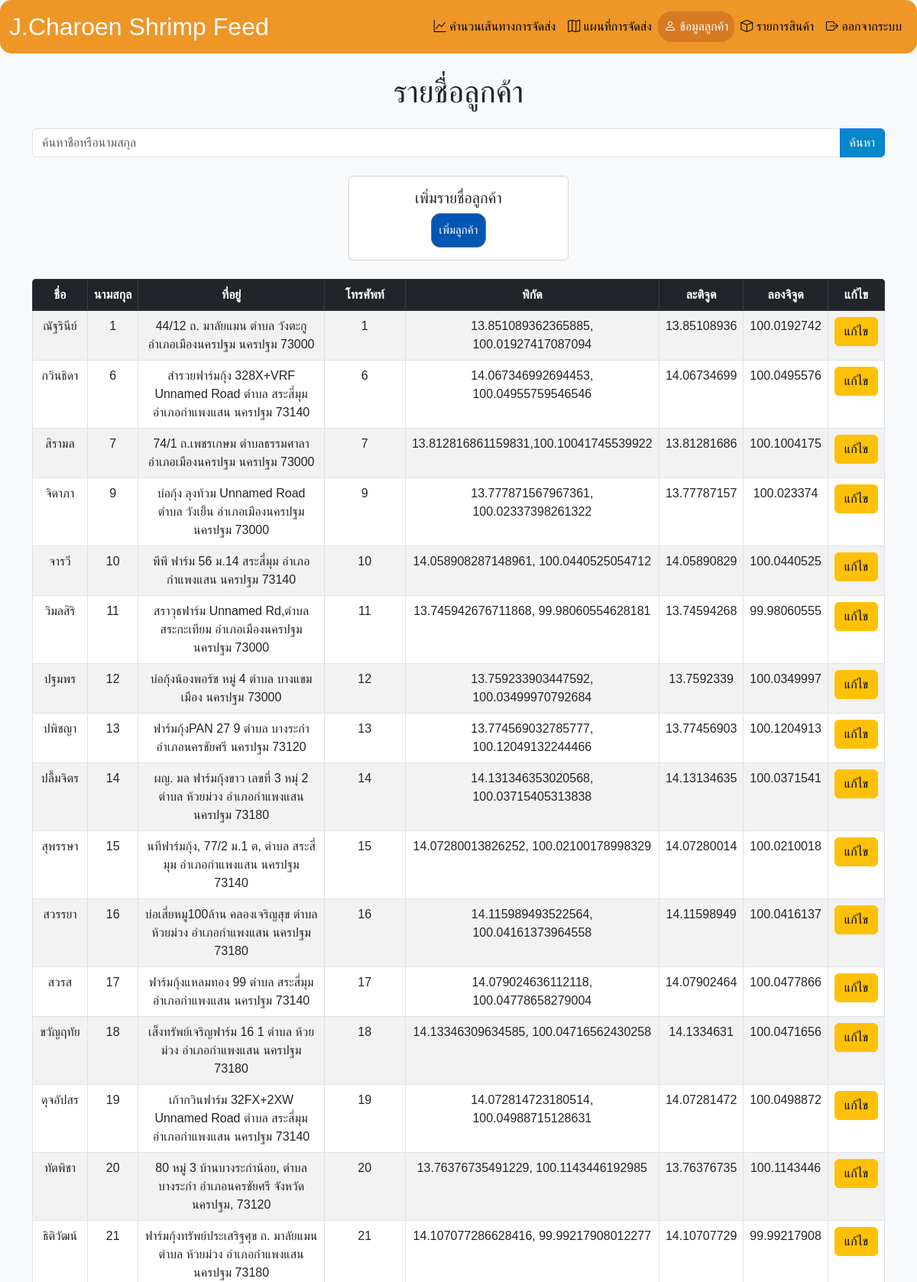
Page /customer_list (signed in, upper part) on the committed database.
### tables this page shows
CREATE TABLE customers (
                            id INTEGER PRIMARY KEY AUTOINCREMENT,
                            first_name TEXT,
                            last_name TEXT,
                            address TEXT,
                            phone TEXT,
                            coordinate TEXT,
                            latitude REAL,
                            longitude REAL);

### main.py (the view)
@app.route('/customer_list', methods=['GET'])
@login_required
def customer_list():
    search_query = request.args.get('search', '')
    customers = get_customer_from_database()
    if search_query:
        customers = [
            c for c in customers if search_query.lower() in (c["first_name"].lower() + " " + c["last_name"].lower())
        ]
    return render_template('customer_list.html', customers=customers, search_query=search_query)

### database_operation.py (called while the page is built, shortened)
def connect_db():
    conn = sqlite3.connect('database.db')
    conn.row_factory = sqlite3.Row
    return conn

def create_admin_driver_from_dict(user, user_type):
    if user_type == 'admin':
        return Admin(
            user_id=user[0],
            name=user[1],
            email=user[2],
            phone=user[3],
            password=user[4]
        )
    else:
        raise ValueError("Invalid user type")

def get_user_by_id(user_id):
    try:
        with connect_db() as conn:
            cursor = conn.cursor()
            cursor.execute("SELECT * FROM admin_users WHERE id = ?", (user_id,))
            user = cursor.fetchone()
            if user:
                return create_admin_driver_from_dict(user, 'admin')
            cursor.execute("SELECT * FROM driver_users WHERE id = ?", (user_id,))
            user = cursor.fetchone()
            return create_admin_driver_from_dict(user, 'driver') if user else None
    except sqlite3.Error as e:
        print(f"Error fetching user by id: {e}")
        return None

def get_customer_from_database():
    with connect_db() as conn:
        cursor = conn.cursor()
        cursor.execute("SELECT * FROM customers")
        rows = cursor.fetchall()
        print(f"พบข้อมูลลูกค้าจำนวน: {len(rows)}")  # ตรวจสอบจำนวนลูกค้า
        customers = [
            {
                "id": row[0],
                "first_name": row[1],
                "last_name": row[2],
                "address": row[3],
                "phone": row[4],
                "coordinate": row[5],
                "latitude": row[6],
                "longitude": row[7],
            }
            for row in rows
        ]
        return customers

### main.py (called while the page is built)
@login_manager.user_loader
def load_user(user_id):
    return get_user_by_id(user_id)  # ใช้ฟังก์ชันนี้เพื่อนำผู้ใช้จากฐานข้อมูลมา

### templates/customer_list.html (shortened to what this page needs)
<!DOCTYPE html>
<html lang="th">
<head>
    <link rel="stylesheet" href="https://cdn.jsdelivr.net/npm/bootstrap@5.3.0/dist/css/bootstrap.min.css">
    <link href="https://cdn.jsdelivr.net/npm/bootstrap-icons/font/bootstrap-icons.css" rel="stylesheet">
</head>
<body>
    <nav class="navbar navbar-expand-lg navbar-dark navbar-custom fixed-top">
        <div class="container-fluid">
            <a class="navbar-brand" href="#">J.Charoen Shrimp Feed</a>
            <div class="collapse navbar-collapse" id="navbarNav">
                <ul class="navbar-nav ms-auto">
                    <li class="nav-item">
                        <a class="nav-link {{ 'active' if request.endpoint == 'upload' else '' }}" href="{{ url_for('upload') }}">
                            <i class="bi bi-graph-up"></i> คำนวนเส้นทางการจัดส่ง
                        </a>
                    </li>
                    <li class="nav-item">
                        <a class="nav-link {{ 'active' if request.endpoint == 'map_excel' else '' }}" href="{{ url_for('map_excel') }}">
                            <i class="bi bi-map"></i> แผนที่การจัดส่ง
                        </a>
                    </li>
                    <li class="nav-item">
                        <a class="nav-link {{ 'active' if request.endpoint == 'customer_list' else '' }}" href="{{ url_for('customer_list') }}">
                            <i class="bi bi-person"></i> ข้อมูลลูกค้า
                        </a>
                    </li>
                    <li class="nav-item">
                        <a class="nav-link {{ 'active' if request.endpoint == 'product_list' else '' }}" href="{{ url_for('product_list') }}">
                            <i class="bi bi-box"></i> รายการสินค้า
                        </a>
                    </li>
                    <li class="nav-item">
                        <a class="nav-link {{ 'active' if request.endpoint == 'logout' else '' }}" href="{{ url_for('logout') }}">
                            <i class="bi bi-box-arrow-right"></i> ออกจากระบบ
                        </a>
                    </li>
                </ul>
            </div>
        </div>
    </nav>
    <main class="container mt-5 pt-5 main-content">
        <h1 class="mb-4 text-center">รายชื่อลูกค้า</h1>
        <form action="{{ url_for('customer_list') }}" method="GET" class="search-bar mb-4">
            <div class="input-group">
                <input type="text" name="search" class="form-control" placeholder="ค้นหาชื่อหรือนามสกุล" value="{{ search_query }}">
                <button type="submit" class="btn btn-primary">ค้นหา</button>
            </div>
        </form>
        <div class="d-flex justify-content-center mb-4">
            <div class="card mx-2" style="width: 18rem;">
                <div class="card-body text-center">
                    <h5 class="card-title">เพิ่มรายชื่อลูกค้า</h5>
                    <a href="{{ url_for('add_customer') }}" class="btn btn-secondary">เพิ่มลูกค้า</a>
                </div>
            </div>
        </div>
        <table class="table table-striped table-bordered mt-4">
            <thead class="table-dark">
                <tr>
                    <th>ชื่อ</th>
                    <th>นามสกุล</th>
                    <th>ที่อยู่</th>
                    <th>โทรศัพท์</th>
                    <th>พิกัด</th>
                    <th>ละติจูด</th>
                    <th>ลองจิจูด</th>
                    <th>แก้ไข</th>
                </tr>
            </thead>
            <tbody>
                {% if customers %}
                    {% for customer in customers %}
                        <tr>
                            <td>{{ customer.first_name }}</td>
                            <td>{{ customer.last_name }}</td>
                            <td>{{ customer.address }}</td>
                            <td>{{ customer.phone }}</td>
                            <td>{{ customer.coordinate }}</td>
                            <td>{{ customer.latitude }}</td>
                            <td>{{ customer.longitude }}</td>
                            <td><a href="{{ url_for('edit_customer', customer_id=customer.id) }}" class="btn btn-warning">แก้ไข</a></td>
                        </tr>
                    {% endfor %}
                {% else %}
                    <tr>
                        <td colspan="{% if current_user.email == 'charoen@charoen.com' %}9{% else %}8{% endif %}" class="text-center">ไม่มีข้อมูลลูกค้า</td>
                    </tr>
                {% endif %}
            </tbody>
        </table>
    </main>
</body>
</html>

### templates/customer_list.html (style rules this page uses)
body { font-family: Arial, sans-serif; background-color: #f8f9fa; margin: 0; }
.navbar-custom { background-color: #ee9626; height: 70px; border-radius: 15px; }
.navbar-brand { font-size: 2rem; color: #ffffff; }
.navbar-nav .nav-link { color: #000 !important; background-color: #ee9626; border-radius: 12px; }
.navbar-nav .nav-link.active { background-color: #d77a22; color: #ffffff !important; border-radius: 18px; }
.container { margin-top: 80px; }
.btn-secondary { background-color: #0056b3; color: #fff; border-radius: 12px; padding: 10px 10px; font-size: 15px; }
.search-bar .btn-primary { background-color: #0588c8; }
table { border-radius: 5px; overflow: hidden; }
th { text-align: center; }
td { text-align: center; }

### rows in the picture
customers: first_name "ณัฐรินีย์", last_name "1", address "44/12 ถ. มาลัยแมน ตำบล วังตะกู อำเภอเมืองนครปฐม นครปฐม 73000", phone "1", coordinate "13.851089362365885, 100.01927417087094", latitude "13.85108936", longitude "100.0192742"
customers: first_name "กวินธิดา", last_name "6", address "สำรวยฟาร์มกุ้ง 328X+VRF Unnamed Road ตำบล สระสี่มุม อำเภอกำแพงแสน นครปฐม 73140", phone "6", coordinate "14.067346992694453, 100.04955759546546", latitude "14.06734699", longitude "100.0495576"
customers: first_name "สิรามล", last_name "7", address "74/1 ถ.เพชรเกษม ตำบลธรรมศาลา อำเภอเมืองนครปฐม นครปฐม 73000", phone "7", coordinate "13.812816861159831,100.10041745539922", latitude "13.81281686", longitude "100.1004175"
customers: first_name "จิดาภา", last_name "9", address "บ่อกุ้ง ลุงท้วม Unnamed Road ตำบล วังเย็น อำเภอเมืองนครปฐม นครปฐม 73000", phone "9", coordinate "13.777871567967361, 100.02337398261322", latitude "13.77787157", longitude "100.023374"
customers: first_name "จารวี", last_name "10", address "พีพี ฟาร์ม 56 ม.14 สระสี่มุม อำเภอกำแพงแสน นครปฐม 73140", phone "10", coordinate "14.058908287148961, 100.0440525054712", latitude "14.05890829", longitude "100.0440525"
customers: first_name "วิมลสิริ", last_name "11", address "สราวุธฟาร์ม Unnamed Rd,ตำบล สระกะเทียม อำเภอเมืองนครปฐม นครปฐม 73000", phone "11", coordinate "13.745942676711868, 99.98060554628181", latitude "13.74594268", longitude "99.98060555"
customers: first_name "ปฐมพร", last_name "12", address "บ่อกุ้งน้องพอร์ช หมู่ 4 ตำบล บางแขม เมือง นครปฐม 73000", phone "12", coordinate "13.759233903447592, 100.03499970792684", latitude "13.7592339", longitude "100.0349997"
customers: first_name "ปพิชญา", last_name "13", address "ฟาร์มกุ้งPAN 27 9 ตำบล บางระกำ อำเภอนครชัยศรี นครปฐม 73120", phone "13", coordinate "13.774569032785777, 100.12049132244466", latitude "13.77456903", longitude "100.1204913"
customers: first_name "ปลื้มจิตร", last_name "14", address "ผญ. มล ฟาร์มกุ้งขาว เลขที่ 3 หมุ่ 2 ตำบล ห้วยม่วง อำเภอกำแพงแสน นครปฐม 73180", phone "14", coordinate "14.131346353020568, 100.03715405313838", latitude "14.13134635", longitude "100.0371541"
customers: first_name "สุพรรษา", last_name "15", address "นทีฟาร์มกุ้ง, 77/2 ม.1 ต, ตำบล สระสี่มุม อำเภอกำแพงแสน นครปฐม 73140", phone "15", coordinate "14.07280013826252, 100.02100178998329", latitude "14.07280014", longitude "100.0210018"
customers: first_name "สวรรยา", last_name "16", address "บ่อเสี่ยหมู100ล้าน คลองเจริญสุข ตำบล ห้วยม่วง อำเภอกำแพงแสน นครปฐม 73180", phone "16", coordinate "14.115989493522564, 100.04161373964558", latitude "14.11598949", longitude "100.0416137"
customers: first_name "สวรส", last_name "17", address "ฟาร์มกุ้งแหลมทอง 99 ตำบล สระสี่มุม อำเภอกำแพงแสน นครปฐม 73140", phone "17", coordinate "14.079024636112118, 100.04778658279004", latitude "14.07902464", longitude "100.0477866"
customers: first_name "ขวัญฤทัย", last_name "18", address "เส็งทรัพย์เจริญฟาร์ม 16 1 ตำบล ห้วยม่วง อำเภอกำแพงแสน นครปฐม 73180", phone "18", coordinate "14.13346309634585, 100.04716562430258", latitude "14.1334631", longitude "100.0471656"
customers: first_name "ดุจอัปสร", last_name "19", address "เก้ากวินฟาร์ม 32FX+2XW Unnamed Road ตำบล สระสี่มุม อำเภอกำแพงแสน นครปฐม 73140", phone "19", coordinate "14.072814723180514, 100.04988715128631", latitude "14.07281472", longitude "100.0498872"
customers: first_name "ทัตพิชา", last_name "20", address "80 หมู่ 3 บ้านบางระกำน้อย, ตำบลบางระกำ อำเภอนครชัยศรี จังหวัดนครปฐม, 73120", phone "20", coordinate "13.76376735491229, 100.1143446192985", latitude "13.76376735", longitude "100.1143446"
customers: first_name "ธิติวัฒน์", last_name "21", address "ฟาร์มกุ้งทรัพย์ประเสริฐศุข ถ. มาลัยแมน ตำบล ห้วยม่วง อำเภอกำแพงแสน นครปฐม 73180", phone "21", coordinate "14.107077286628416, 99.99217908012277", latitude "14.10707729", longitude "99.99217908"
